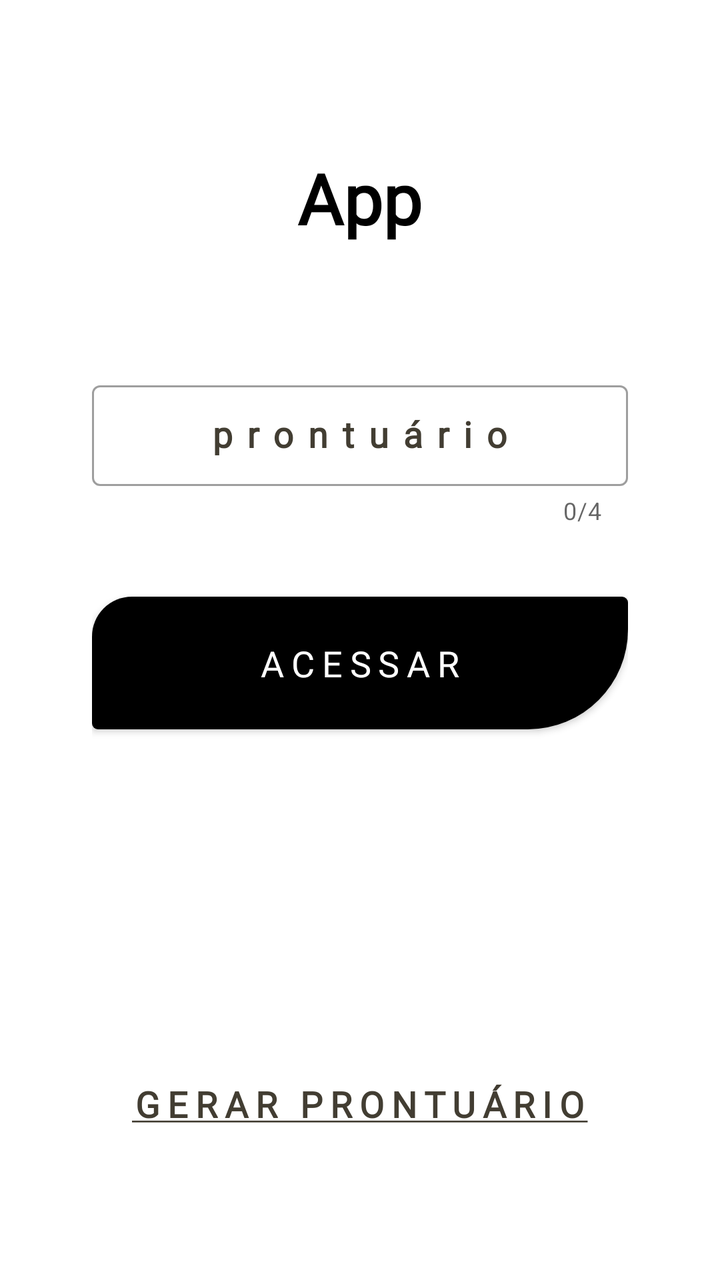
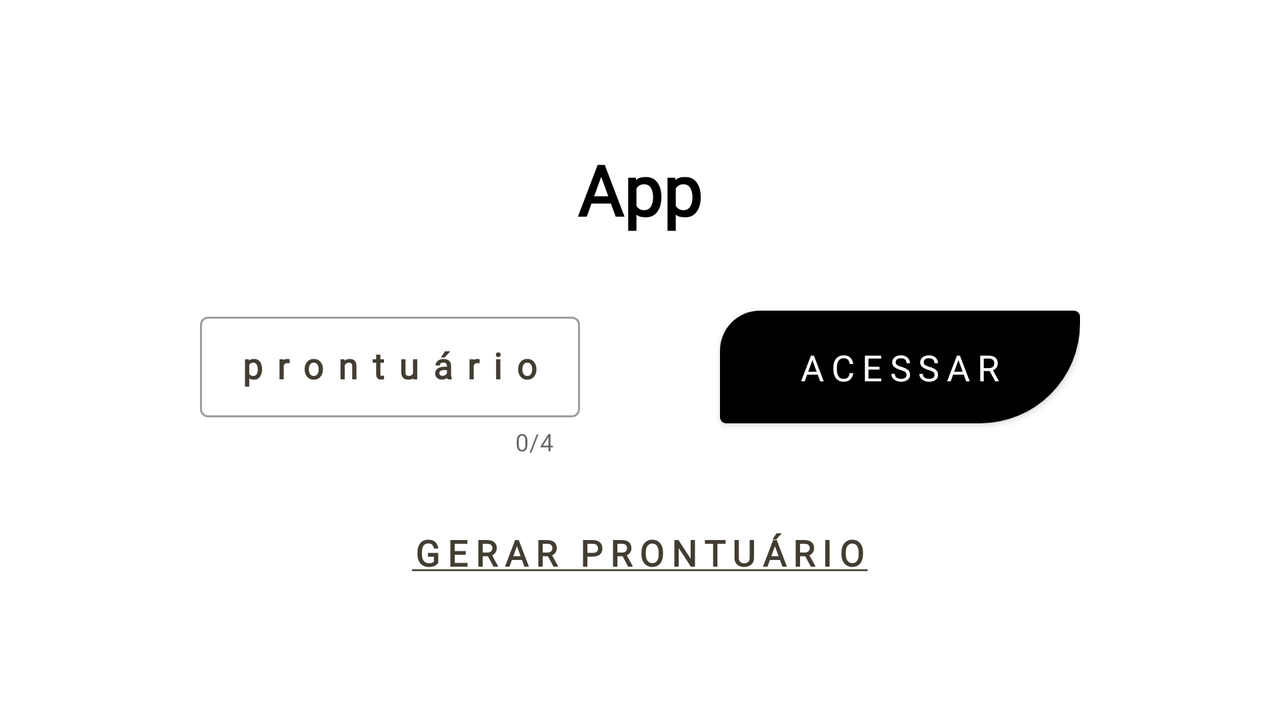

An Android layout and its configuration variant, each rendered on a device that would load it. The default file and the variant file are quoted in full after the pictures.
<!-- AndroidManifest.xml: application theme Theme.DMOS5_ProjetoFinal -->
<!-- res/layout/signin.xml -->
<?xml version="1.0" encoding="utf-8"?>

<LinearLayout xmlns:android="http://schemas.android.com/apk/res/android"
    xmlns:app="http://schemas.android.com/apk/res-auto"
    android:orientation="vertical"
    android:layout_width="match_parent"
    android:layout_height="match_parent"
    android:gravity="center"
    android:padding="46dp">

    <TextView
        android:id="@+id/tvHeader"
        android:layout_width="wrap_content"
        android:layout_height="wrap_content"
        android:layout_gravity="center_horizontal"
        android:layout_marginBottom="65dp"
        android:text="App"
        android:fontFamily="@font/flux_regular"
        android:textSize="35sp"
        android:textStyle="bold"
        android:textColor="@color/black" />

    <com.google.android.material.textfield.TextInputLayout
        style="@style/Widget.MaterialComponents.TextInputLayout.OutlinedBox"
        android:layout_width="match_parent"
        android:layout_height="wrap_content"
        android:layout_marginBottom="35dp"
        android:textColorHint="@color/brown_dark"
        app:hintTextColor="@color/gray_light"
        app:counterEnabled="true"
        app:counterMaxLength="4">

        <com.google.android.material.textfield.TextInputEditText
            android:id="@+id/etProntuario"
            android:layout_width="match_parent"
            android:layout_height="wrap_content"
            android:gravity="center"
            android:padding="13dp"
            android:inputType="number"
            android:maxLength="4"
            android:hint="prontuário"
            android:fontFamily="@font/flux_regular"
            android:textSize="18sp"
            android:textStyle="bold"
            android:letterSpacing="0.4"
            android:textColor="@color/brown" />
    </com.google.android.material.textfield.TextInputLayout>

    <Button
        android:id="@+id/btnAcessar"
        android:layout_width="match_parent"
        android:layout_height="wrap_content"
        android:layout_marginBottom="175dp"
        android:padding="15dp"
        android:background="@drawable/custom_btn"
        android:text="Acessar"
        android:fontFamily="@font/choplin_medium"
        android:textSize="18sp"
        android:letterSpacing="0.2"
        android:textColor="@color/white"
        app:backgroundTint="@color/black" />

    <TextView
        android:id="@+id/txtCadastrar"
        android:layout_width="wrap_content"
        android:layout_height="wrap_content"
        android:layout_gravity="center_horizontal"
        android:text="@string/txtCadastrar"
        android:fontFamily="@font/flux_regular"
        android:textSize="18sp"
        android:textStyle="bold"
        android:letterSpacing="0.2"
        android:textColor="@color/brown_dark" />

</LinearLayout>
<!-- resources referenced by this layout -->
<resources>
  <color name="black">#FF000000</color>
  <color name="brown">#8A816F</color>
  <color name="brown_dark">#423D32</color>
  <color name="gray_light">#FFAAAAAA</color>
  <color name="white">#FFFFFFFF</color>
  <!-- drawable custom_btn (drawable) -->
  <?xml version="1.0" encoding="utf-8"?>
  
  <ripple xmlns:android="http://schemas.android.com/apk/res/android" android:color="@color/gray_dark">
      <item>
          <shape android:shape="rectangle" xmlns:android="http://schemas.android.com/apk/res/android">
              <solid android:color="@color/black" />
              <corners
                  android:topLeftRadius="20dp"
                  android:topRightRadius="3dp"
                  android:bottomLeftRadius="3dp"
                  android:bottomRightRadius="50dp" />
          </shape>
      </item>
  </ripple>
  <string name="txtCadastrar"><u>GERAR PRONTUÁRIO</u></string>]
  <style name="Theme.DMOS5_ProjetoFinal" parent="Theme.MaterialComponents.DayNight.NoActionBar">
          
          <item name="colorPrimary">@color/brown_lighter</item>
          <item name="colorPrimaryVariant">@color/beige_light</item>
          <item name="colorOnPrimary">@color/white</item>
          
          <item name="colorSecondary">@color/teal_200</item>
          <item name="colorSecondaryVariant">@color/teal_700</item>
          <item name="colorOnSecondary">@color/black</item>
          
          <item name="android:statusBarColor">@color/brown_light</item>
      </style>
  <color name="gray_dark">#494949</color>
  <color name="brown_lighter">#CCC5B7</color>
  <color name="beige_light">#fffcf3</color>
  <color name="teal_200">#FF03DAC5</color>
  <color name="teal_700">#FF018786</color>
  <color name="brown_light">#AAA293</color>
</resources>
<!-- res/layout-land/signin.xml (the repository's variant of the layout above) -->
<!-- drawn on the phone turned sideways -->
<?xml version="1.0" encoding="utf-8"?>

<LinearLayout xmlns:android="http://schemas.android.com/apk/res/android"
    xmlns:app="http://schemas.android.com/apk/res-auto"
    android:orientation="horizontal"
    android:layout_width="match_parent"
    android:layout_height="match_parent"
    android:gravity="center">

    <LinearLayout
        android:orientation="vertical"
        android:layout_width="wrap_content"
        android:layout_height="wrap_content">

        <TextView
            android:id="@+id/tvHeader"
            android:layout_width="wrap_content"
            android:layout_height="wrap_content"
            android:layout_gravity="center_horizontal"
            android:layout_marginBottom="35dp"
            android:text="App"
            android:fontFamily="@font/flux_regular"
            android:textSize="35sp"
            android:textStyle="bold"
            android:textColor="@color/black" />

        <LinearLayout
            android:orientation="horizontal"
            android:layout_width="wrap_content"
            android:layout_height="wrap_content"
            android:layout_marginBottom="35dp">

            <com.google.android.material.textfield.TextInputLayout
                style="@style/Widget.MaterialComponents.TextInputLayout.OutlinedBox"
                android:layout_width="190dp"
                android:layout_height="wrap_content"
                android:layout_marginEnd="70dp"
                android:textColorHint="@color/brown_dark"
                app:hintTextColor="@color/gray_light"
                app:counterEnabled="true"
                app:counterMaxLength="4">

                <com.google.android.material.textfield.TextInputEditText
                    android:id="@+id/etProntuario"
                    android:layout_width="match_parent"
                    android:layout_height="wrap_content"
                    android:gravity="center"
                    android:padding="13dp"
                    android:inputType="number"
                    android:maxLength="4"
                    android:hint="prontuário"
                    android:fontFamily="@font/flux_regular"
                    android:textSize="18sp"
                    android:textStyle="bold"
                    android:letterSpacing="0.4"
                    android:textColor="@color/brown" />
            </com.google.android.material.textfield.TextInputLayout>

            <Button
                android:id="@+id/btnAcessar"
                android:layout_width="180dp"
                android:layout_height="wrap_content"
                android:padding="10dp"
                android:background="@drawable/custom_btn"
                android:text="Acessar"
                android:fontFamily="@font/choplin_medium"
                android:textSize="18sp"
                android:letterSpacing="0.2"
                android:textColor="@color/white"
                app:backgroundTint="@color/black" />

        </LinearLayout>

        <TextView
            android:id="@+id/txtCadastrar"
            android:layout_width="wrap_content"
            android:layout_height="wrap_content"
            android:layout_gravity="center_horizontal"
            android:text="@string/txtCadastrar"
            android:fontFamily="@font/flux_regular"
            android:textSize="18sp"
            android:textStyle="bold"
            android:letterSpacing="0.2"
            android:textColor="@color/brown_dark" />

    </LinearLayout>

</LinearLayout>
